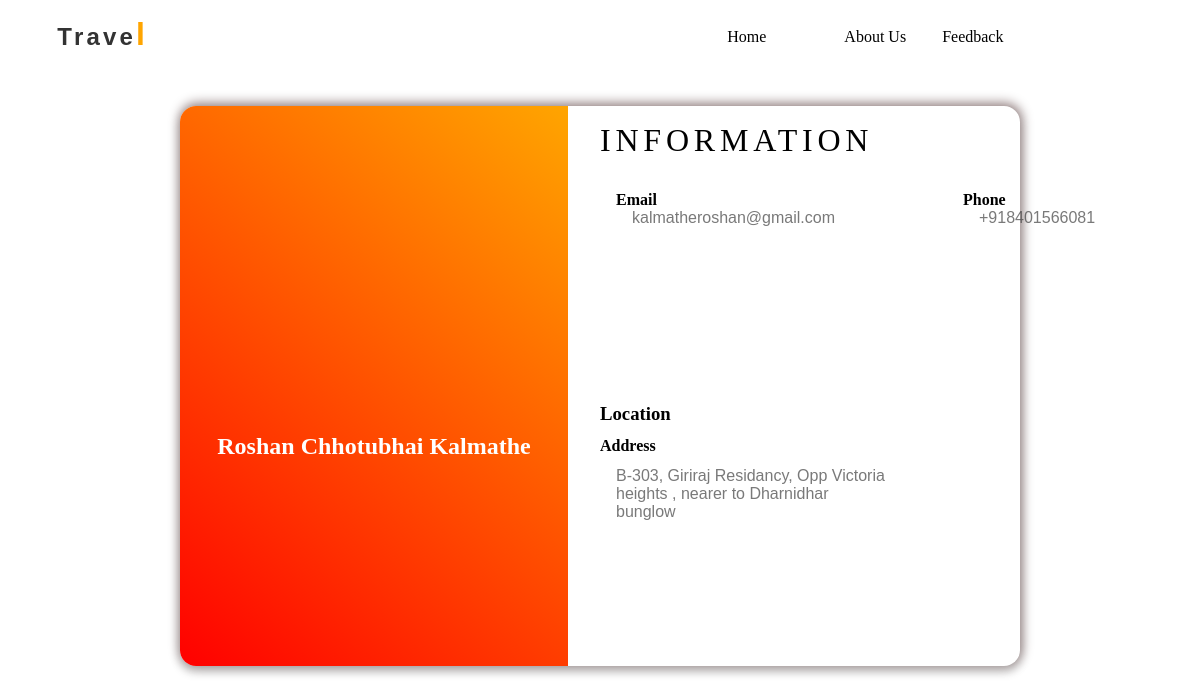
/app/profile/ (signed in), run on the app's committed database.
### App/models.py (models this page shows, shortened)
class register(models.Model):
    name = models.CharField(max_length=30)
    number = models.CharField(max_length=10)
    email = models.EmailField()
    address = models.CharField(max_length=100)
    password = models.CharField(max_length=25 , default = "1")

### App/views.py (the view)
# urls.py: path('profile/' , profile,name='profile'),
def profile(request):
    if 'email' in request.session:
        a = register.objects.get(email = request.session['email'])
        return render(request , 'profile.html',{'data' :a, 'session':a})
    else:
        return redirect('Home')

### App/templates/profile.html (shortened to what this page needs)
{% extends "navbar.html" %}
{% block abc %}
{% load static %}
<!DOCTYPE html>
<html lang="en">
<head>
  <link rel="stylesheet" href={% static "CSS/CSS/all.min.css" %}>
  <link rel="stylesheet" href={% static "CSS/webfonts" %}>
  <link rel="stylesheet" href={% static "CSS/profile.css" %}>
</head>
<body>
  {% if session %}
  <div class="con">
  <div class="wrapper">
    <div class="left">
      <i class="user fa-regular fa-user fa-6x"></i>
      <h2>{{session.name}}</h2>
    </div>
    <div class="right">
      <div class="info">
        <h1>Information</h1>
        <div class="info_data">
          <div class="data">
            <h4>Email</h4>
            <p>{{session.email}}</p>
          </div>
          <div class="data">
            <h4>Phone</h4>
            <p>+91{{session.number}}</p>
          </div>
        </div>
      </div>
      <div class="projects">
        <h3>Location</h3>
        <div class="projects_data">
          <div class="data">
            <h4 style="display: inline;">Address</h4>
            <i class="fa-solid fa-location-dot"></i>
            <p>{{session.address}}</p>
          </div>
        </div>
      </div>
    </div>
  </div>
</div>
  {% endif %}
</body>
</html>
{% endblock abc %}

### App/static/CSS/style.css (style rules this page uses)
* { padding: 0; margin: 0; box-sizing: border-box; }
i { padding: .8rem; cursor: pointer; }
.user { color: orangered; }

### App/static/CSS/profile.css (style rules this page uses)
* { margin: 0; padding: 0; box-sizing: border-box; }
.con { font-family:Georgia, Times, 'Times New Roman'; display: flex; justify-content: center; align-items: center; margin-top:2rem; }
.wrapper { height: 70vh; box-shadow: 1px -2px 12px 1px #938080, 0px 5px 10px 1px #c7c7c7; border-radius: 1rem; width: 70vw; display: flex; }
.wrapper .left { border-radius: 1rem 0 0 1rem; width: 50%; color: white; fill: white; display: flex; flex-direction: column; justify-content: center; align-items: center; background:linear-gradient(40deg , red , orange); }
.wrapper .left .user { color: white; }
.wrapper .right { width: 50%; display: flex; margin:1rem 0 1rem 2rem; justify-content: space-between; flex-direction: column; }
.wrapper .right h3 { margin: 1rem 0 0 0 ; }
.wrapper .right .info_data { display: flex; margin: 1rem 0 0 0 ; padding: 1rem; }
.data { margin: 0 8rem 0 0; }
.wrapper .right h1 { text-transform: uppercase; font-weight: 3; letter-spacing:.3rem; }
.wrapper .right p { font-family: 'Franklin Gothic Medium', 'Arial Narrow', Arial, sans-serif; color: rgb(64, 64, 64,.7); font-weight: 100; margin-left: 1rem; }
.projects { margin-top: 1rem; }

### data on the page
register: name "Roshan Chhotubhai Kalmathe", email "kalmatheroshan@gmail.com", number "8401566081", address "B-303, Giriraj Residancy, Opp Victoria heights , nearer to Dharnidhar bunglow"
